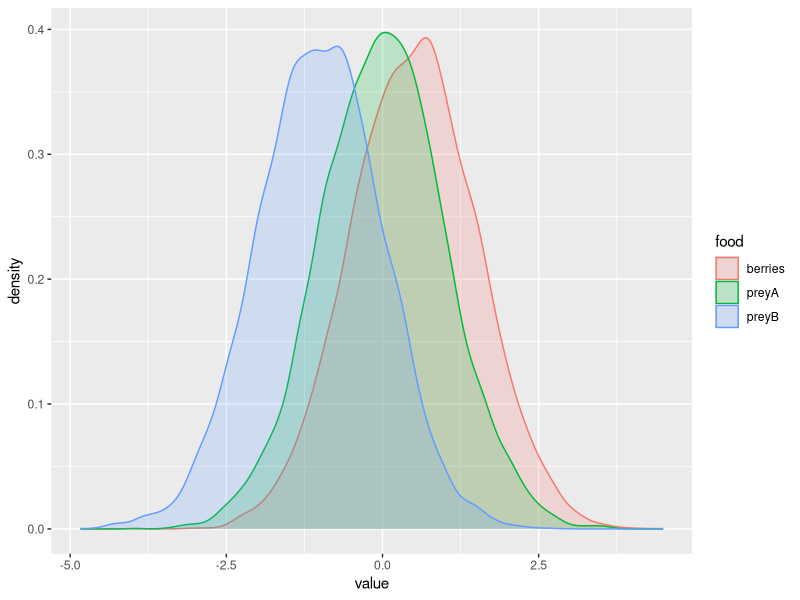

Generate this figure with R: (Note: this script raises an error after producing the figure.)
library(ggplot2)
library(dplyr)

set.seed(888)

# logit functions
logit <- function(p) {log(p / (1 - p))}
inverse_logit <- function(l) {1 / (1 + exp(-l))}

# ---- Initial Parameters ----
# simulation dimensions
pop_size = 10000 # population size # n
time_points = 5 # time points # k

# population consumption parameters
food_items = c("berries", "preyA", "preyB") # p = 3
n_food = length(food_items)
consume_probs = c(0.75, 0.25, 0.10) # probability that each food is consumed by a random individual
consume_means = c(0.5, 0.0, -1.0) # given that an item is consumed, how much was consumed?
names(consume_means) = names(consume_probs) = food_items # add names to the probs and means

# Variance-covariance of food consumption
# Note, if all food items have variance=1, then the varriance-covariance matrix is equivalent to the correlation matrix.
# Otherwise, additional steps are needed to calculate covariance from correlations.
food_varcov = matrix(data = c(1.0,  0.5,  0.2,
                              0.5,  1.0, -0.7,
                              0.2, -0.7,  1.0), # variance-covariance of food consumption
                     ncol = 3, dimnames = list(food_items, food_items))



# ---- Baseline Population Consumption ----
# Generate random population baseline consumption (Multivariate-normal) from the covariance matrix
pop_consumption = mvtnorm::rmvnorm(n=pop_size, mean=consume_means, sigma=food_varcov)

# Estimates of population statistics (these are highly accurate with large pop size, e.g., 2000)
(diet_mean = apply(X = pop_consumption, MARGIN = 2, FUN = function(x){round(mean(x), 1)})) # mean item consumption
(diet_cor = round(cov(pop_consumption), 1)) # covariance of item consumption
(diet_sd = round(sqrt(diag(diet_cor)), 1)) # sd of item consumption

# Visualize the diet distribution
pop_consumption %>%
  reshape2::melt() %>%
  transmute(ID = Var1, food = Var2, value = value) %>%
  ggplot() +
  geom_density(aes(x = value, fill = food, col = food), alpha = .2)

# ---- Baseline Individual Consumption ----
individual_id = seq_len(pop_size) # numeric ID for each individual

# Individual preferences
# For simplicity, 3 preference groups
strategy_table = data.frame(opportunist = c(1, 1, 1), # equally likely to eat all items
                            avoider = c(0, 1, 1), # complete avoidance of first item
                            specialist = c(.2, .2, 1.2) # reduced consumption of items 1 and 2, increased consumption of item 3
)
strat_n = nrow(strategy_table) # number of distinct strategies
strategy_probs = c(.7, .05, .25) # proportion of the population that belongs to each preference group
stopifnot(sum(strategy_probs) == 1) # ensure rates add up to 1

# randomly sample from the strategy index, based on the specified rates
strat_indx = sample(x = seq_len(strat_n), size = pop_size, replace = TRUE, prob = strategy_probs)
# Create preference table, using corresponding strategies
individual_strategies = as.matrix(strategy_table[strat_indx, ])
dimnames(individual_strategies) <- list(individual_id, food_items) # set names

# create baseline preference matrix for each individual, from consumption probabilities
consumption_base = matrix(replicate(n = pop_size, consume_probs), nrow = pop_size, byrow = TRUE)

# full individual preferences
individual_consumption_probs = individual_strategies * consumption_base


# ---- Calculate binary consumption over time ----
binary_array = array(NA, dim = c(pop_size, time_points, n_food), dimnames = list(NULL, NULL, food_items))
for(j in seq_len(pop_size)) for (i in seq_len(n_food)) {
  multinom_timeseries = rmultinom(n = time_points, size = 1, prob = individual_consumption_probs[j, ])
  binary_array[j, ,i] = multinom_timeseries[i, ]
}

# ---- Autoregression ----
AR_array = array(NA, dim = c(pop_size, time_points, n_food), dimnames = list(NULL, NULL, food_items))

# burn in for AR generation
burn_in = 2000

# AR coefficients for each food item, in the population.
food_ARcoefs = list("berries" = c(0.1, 0.05), "preyA" = 0.1, "preyB" = 0.1)
stopifnot(length(food_ARcoefs) == n_food)

# Generate an AR time series for each food type within each individual
for (i in seq_len(n_food)) for (j in seq_len(pop_size)) {
  AR_timeseries = arima.sim(n = time_points, model = list(ar = food_ARcoefs[[i]]), n.start = burn_in)
  AR_array[j, ,i] = AR_timeseries
}

# ---- Individual Quantitative Effects ----
randef_sd = 1
# generate random effect of each individual for each food that will remain consistent over time.
individual_randef = matrix(rnorm(n = pop_size*n_food, sd = randef_sd), nrow = pop_size,
                           dimnames = list(individual_id, food_items))


# ---- Calculate Quantitative consumption over time ----
consumption_array = array(NA, dim = c(pop_size, time_points, n_food), dimnames = list(NULL, NULL, food_items))
for (i in seq_len(n_food)) {
  base_mat = replicate(time_points, pop_consumption[, i]) # population consumption, repeated for each time point
  randef_mat = replicate(time_points, individual_randef[, i]) # individual effect, repeated for each time point
  food_consumed = base_mat + AR_array[, , i] + randef_mat # regression
  consumption_array[, , i] = food_consumed # add value into array
}
# Remove value, if item not consumed by individual
consumption_array[binary_array == 0] = NA

print(round(consumption_array, 2))

## --- Calculate raw statistics ----
# Average population binary consumption across time
cons_prop_avg = apply(consumption_array, 3, function(x)1 - mean(is.na(x)))

(prop_avg_table = data.frame(true = consume_probs, expected = round(apply(individual_consumption_probs, 2, mean), 2),
                             observed = round(cons_prop_avg, 2)))

# Average population quantitative consumption across time
item_pop_avg = apply(consumption_array, 3, function(x)mean(x, na.rm=TRUE))
(pop_avg_table = data.frame(true = food_means, observed = round(item_pop_avg, 2)) %>% mutate(diff = observed - true))

# Population varcovariance across time (if possible)
consumption_permute = aperm(consumption_array, c(1, 3, 2)) # rearrange the array
cov_list = list(true = food_varcov) # create a list of covariances
for (t in seq_len(time_points)){
  name = paste0("time", t)
  cov_list[[name]] = round(cor(consumption_permute[, , t], use = "na.or.complete"), 2) # add to covariance list
}
cov_list
